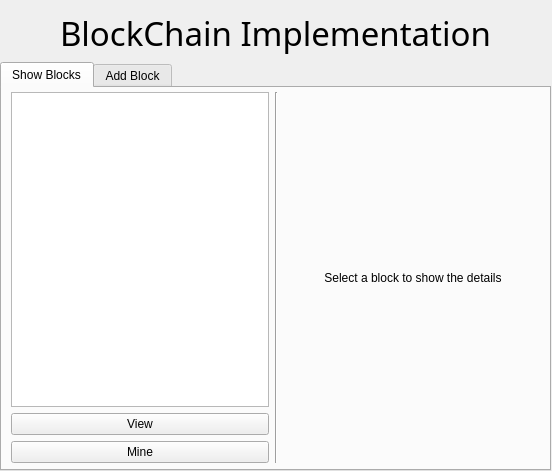
<?xml version="1.0" encoding="UTF-8"?>
<ui version="4.0">
 <class>MainWindow</class>
 <widget class="QMainWindow" name="MainWindow">
  <property name="geometry">
   <rect>
    <x>0</x>
    <y>0</y>
    <width>552</width>
    <height>471</height>
   </rect>
  </property>
  <property name="contextMenuPolicy">
   <enum>Qt::DefaultContextMenu</enum>
  </property>
  <property name="windowTitle">
   <string>BlockChain</string>
  </property>
  <property name="windowOpacity">
   <double>1.000000000000000</double>
  </property>
  <property name="dockOptions">
   <set>QMainWindow::AllowNestedDocks|QMainWindow::AllowTabbedDocks|QMainWindow::AnimatedDocks</set>
  </property>
  <widget class="QWidget" name="centralwidget">
   <widget class="QWidget" name="verticalLayoutWidget_2">
    <property name="geometry">
     <rect>
      <x>0</x>
      <y>10</y>
      <width>551</width>
      <height>461</height>
     </rect>
    </property>
    <layout class="QVBoxLayout" name="verticalLayout_2">
     <item>
      <widget class="QLabel" name="AppName">
       <property name="font">
        <font>
         <family>Ubuntu Condensed</family>
         <pointsize>25</pointsize>
         <weight>50</weight>
         <bold>false</bold>
        </font>
       </property>
       <property name="text">
        <string>BlockChain Implementation</string>
       </property>
       <property name="alignment">
        <set>Qt::AlignCenter</set>
       </property>
      </widget>
     </item>
     <item>
      <widget class="QTabWidget" name="mainTab">
       <property name="sizePolicy">
        <sizepolicy hsizetype="Expanding" vsizetype="Expanding">
         <horstretch>1</horstretch>
         <verstretch>0</verstretch>
        </sizepolicy>
       </property>
       <property name="tabShape">
        <enum>QTabWidget::Rounded</enum>
       </property>
       <property name="currentIndex">
        <number>0</number>
       </property>
       <property name="elideMode">
        <enum>Qt::ElideNone</enum>
       </property>
       <widget class="QWidget" name="tab">
        <attribute name="title">
         <string>Show Blocks</string>
        </attribute>
        <widget class="QWidget" name="horizontalLayoutWidget">
         <property name="geometry">
          <rect>
           <x>9</x>
           <y>4</y>
           <width>531</width>
           <height>371</height>
          </rect>
         </property>
         <layout class="QHBoxLayout" name="horizontalLayout" stretch="50,50,50">
          <item>
           <layout class="QVBoxLayout" name="verticalLayout" stretch="0,50,0">
            <item>
             <widget class="QListWidget" name="BlocksList">
              <property name="frameShape">
               <enum>QFrame::StyledPanel</enum>
              </property>
             </widget>
            </item>
            <item>
             <widget class="QPushButton" name="ViewButton">
              <property name="text">
               <string>View</string>
              </property>
             </widget>
            </item>
            <item>
             <widget class="QPushButton" name="MineButton">
              <property name="text">
               <string>Mine</string>
              </property>
             </widget>
            </item>
           </layout>
          </item>
          <item>
           <widget class="Line" name="line">
            <property name="orientation">
             <enum>Qt::Vertical</enum>
            </property>
           </widget>
          </item>
          <item>
           <layout class="QVBoxLayout" name="verticalLayout_4" stretch="0">
            <property name="sizeConstraint">
             <enum>QLayout::SetMinAndMaxSize</enum>
            </property>
            <item>
             <widget class="QLabel" name="BlockDetail">
              <property name="sizePolicy">
               <sizepolicy hsizetype="Ignored" vsizetype="Preferred">
                <horstretch>0</horstretch>
                <verstretch>0</verstretch>
               </sizepolicy>
              </property>
              <property name="text">
               <string>Select a block to show the details</string>
              </property>
              <property name="alignment">
               <set>Qt::AlignCenter</set>
              </property>
             </widget>
            </item>
           </layout>
          </item>
         </layout>
        </widget>
       </widget>
       <widget class="QWidget" name="tab_2">
        <attribute name="title">
         <string>Add Block</string>
        </attribute>
        <widget class="QWidget" name="formLayoutWidget">
         <property name="geometry">
          <rect>
           <x>9</x>
           <y>10</y>
           <width>531</width>
           <height>361</height>
          </rect>
         </property>
         <layout class="QFormLayout" name="formLayout_2">
          <property name="verticalSpacing">
           <number>20</number>
          </property>
          <item row="0" column="0">
           <widget class="QLabel" name="label">
            <property name="font">
             <font>
              <family>Ubuntu</family>
             </font>
            </property>
            <property name="text">
             <string>Sender</string>
            </property>
           </widget>
          </item>
          <item row="0" column="1">
           <widget class="QLineEdit" name="SenderEdit"/>
          </item>
          <item row="1" column="0">
           <widget class="QLabel" name="label_2">
            <property name="font">
             <font>
              <family>Ubuntu</family>
             </font>
            </property>
            <property name="text">
             <string>Reciever</string>
            </property>
           </widget>
          </item>
          <item row="1" column="1">
           <widget class="QLineEdit" name="RecieverEdit"/>
          </item>
          <item row="2" column="0">
           <widget class="QLabel" name="label_3">
            <property name="font">
             <font>
              <family>Ubuntu</family>
             </font>
            </property>
            <property name="text">
             <string>Messege</string>
            </property>
           </widget>
          </item>
          <item row="3" column="0" colspan="2">
           <widget class="QPushButton" name="AddButton">
            <property name="text">
             <string>Add Block</string>
            </property>
           </widget>
          </item>
          <item row="2" column="1">
           <widget class="QPlainTextEdit" name="MessageEdit">
            <property name="sizePolicy">
             <sizepolicy hsizetype="Expanding" vsizetype="Expanding">
              <horstretch>0</horstretch>
              <verstretch>1</verstretch>
             </sizepolicy>
            </property>
           </widget>
          </item>
         </layout>
        </widget>
       </widget>
      </widget>
     </item>
    </layout>
   </widget>
  </widget>
  <action name="actionFile">
   <property name="text">
    <string>File</string>
   </property>
  </action>
  <action name="actionnew">
   <property name="text">
    <string>new</string>
   </property>
  </action>
  <action name="actionopen">
   <property name="text">
    <string>open</string>
   </property>
  </action>
 </widget>
 <resources/>
 <connections/>
</ui>
